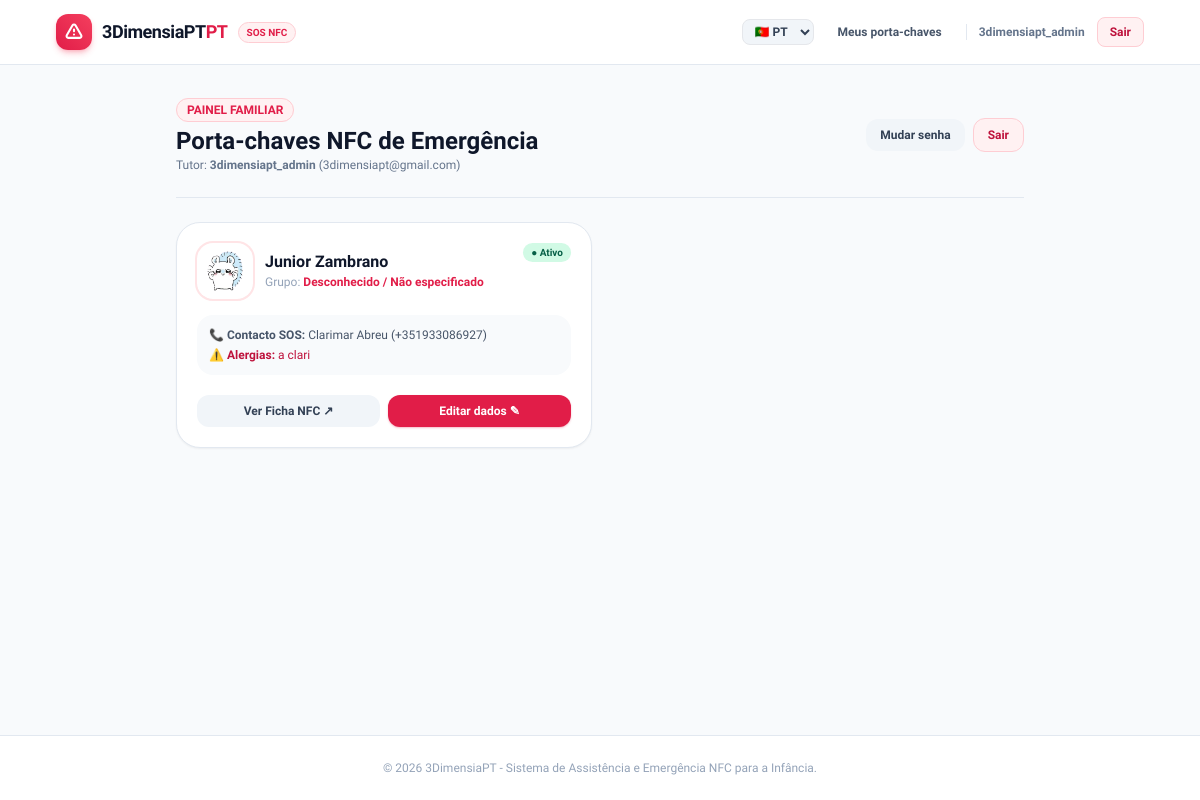
The app's page /pt/mis-llaveros/ (signed in), older data.
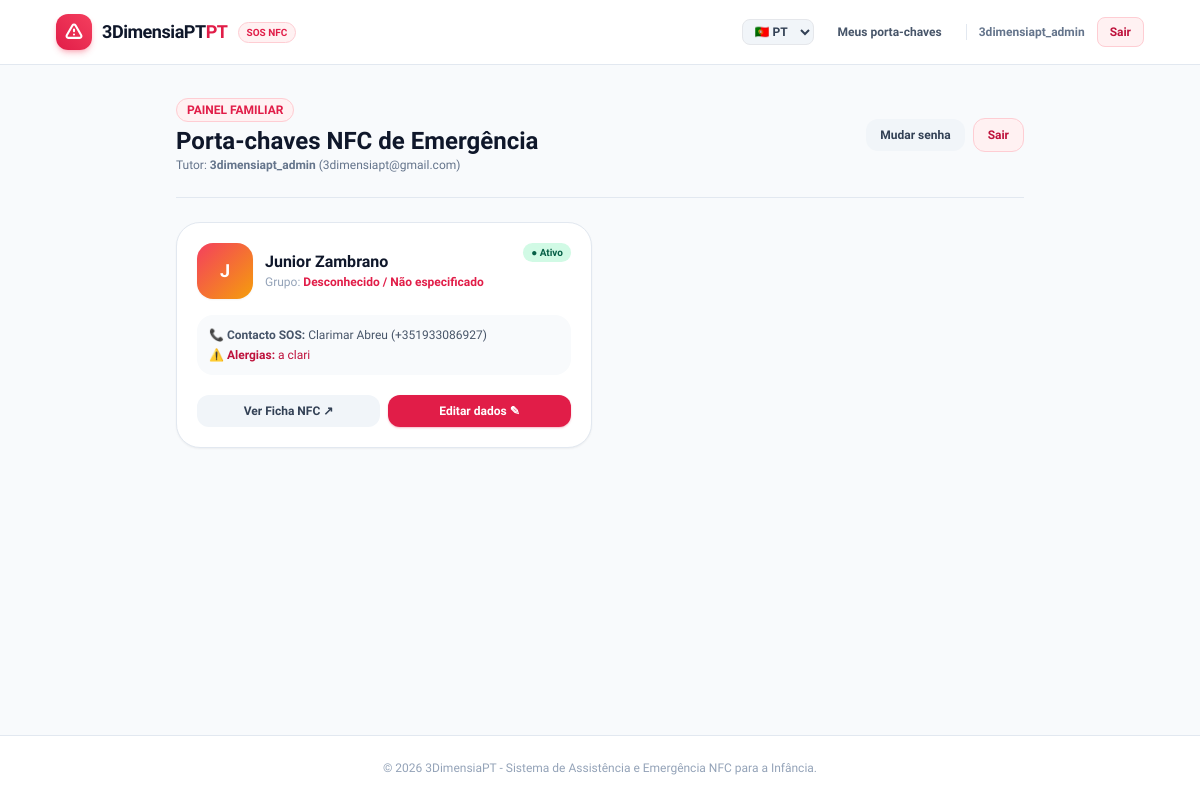
The same page, newer data.
### emergencias/models.py (models this page shows, shortened)
class LlaveroNFC(models.Model):
    class GrupoSanguineo(models.TextChoices):
        A_POSITIVO = 'A+', _('A Positivo (A+)')
        A_NEGATIVO = 'A-', _('A Negativo (A-)')
        B_POSITIVO = 'B+', _('B Positivo (B+)')
        B_NEGATIVO = 'B-', _('B Negativo (B-)')
        AB_POSITIVO = 'AB+', _('AB Positivo (AB+)')
        AB_NEGATIVO = 'AB-', _('AB Negativo (AB-)')
        O_POSITIVO = 'O+', _('O Positivo (O+)')
        O_NEGATIVO = 'O-', _('O Negativo (O-)')
        DESCONOCIDO = 'DESC', _('Desconhecido / Não especificado')
    id = models.UUIDField(
        primary_key=True,
        default=uuid.uuid4,
        editable=False,
        unique=True,
        help_text="Identificador único e não previsível gravado na memória do chip NFC."
    )
    padre = models.ForeignKey(
        settings.AUTH_USER_MODEL,
        on_delete=models.CASCADE,
        related_name='llaveros_nfc',
        verbose_name=_("Pai/Mãe ou Tutor"),
        help_text=_("Usuário registrado com permissões exclusivas de edição para esta ficha.")
    )
    nombre_menor = models.CharField(
        max_length=60,
        verbose_name=_("Nome do Menino/a"),
        help_text=_("Ex: Tiago")
    )
    apellidos_menor = models.CharField(
        max_length=100,
        verbose_name=_("Apellidos do Menino/a"),
        help_text=_("Ex: Pereira Silva")
    )
    fecha_nacimiento = models.DateField(
        null=True,
        blank=True,
        verbose_name=_("Data de nascimento")
    )
    foto = models.ImageField(
        upload_to='llaveros/avatares/',
        null=True,
        blank=True,
        verbose_name=_("Foto do Menino/a para identificação"),
        help_text=_("Foto clara do rosto para identificação rápida em caso de perda.")
    )
    validador_telefono = RegexValidator(
        regex=r'^\+?1?\d{9,15}$',
        message=_("O número de telefone deve ter um formato internacional válido (por exemplo: +351912345678 ou 912345678).")
    )
    nombre_contacto_1 = models.CharField(
        max_length=80,
        verbose_name=_("Nome do Contato de Emergência"),
        help_text=_("Ex: Mãe (Laura Pereira)")
    )
    parentesco_contacto_1 = models.CharField(
        max_length=40,
        default="Mãe",
        verbose_name=_("Parentesco do Contato 1")
    )
    telefono_contacto_1 = models.CharField(
        validators=[validador_telefono],
        max_length=20,
        verbose_name=_("Telefone de Emergência"),
        help_text=_("Número ao qual o botão de emergência principal ligará.")
    )
    nombre_contacto_2 = models.CharField(
        max_length=80,
        blank=True,
        null=True,
        verbose_name=_("Nome do Contato de Emergência 2"),
        help_text=_("Ex: Pai (Carlos Pereira) ou Avós")
    )
    parentesco_contacto_2 = models.CharField(
        max_length=40,
        blank=True,
        null=True,
        verbose_name=_("Parentesco do Contato 2")
    )
    telefono_contacto_2 = models.CharField(
        validators=[validador_telefono],
        max_length=20,
        blank=True,
        null=True,
        verbose_name=_("Telefone de Emergência 2")
    )
    grupo_sanguineo = models.CharField(
        max_length=5,
        choices=GrupoSanguineo.choices,
        default=GrupoSanguineo.DESCONOCIDO,
        verbose_name=_("Grupo Sanguíneo")
    )
    alergias_graves = models.TextField(
        blank=True,
        verbose_name=_("Alergias Críticas"),
        help_text=_("Alergias a alimentos, medicamentos e picadas (por exemplo: amendoins, penicilina, látex).")
    )
    enfermedades_condiciones = models.TextField(
        blank=True,
        verbose_name=_("Condições Médicas"),
        help_text=_("Ex: Asma, Diabetes Tipo 1, Epilepsia, Autismo / TEA (não verbal).")
    )
    medicacion_urgencia = models.CharField(
        max_length=255,
        blank=True,
        verbose_name=_("Medicação de Urgência / Localização"),
        help_text=_("Ex.: Leva o autoinjetor de adrenalina (Epipen) no bolso lateral da mochila.")
    )
    observaciones_medicas = models.TextField(
        blank=True,
        verbose_name=_("Instruções Adicionais"),
        help_text=_("Qualquer indicação crucial para os socorristas ou quem encontrar a criança.")
    )
    codigo_chip_fisico = models.CharField(
        max_length=50,
        blank=True,
        null=True,
        verbose_name=_("UID do Chip NFC Físico"),
        help_text=_("Identificador de fábrica do chip NTAG213/215/216 (opcional para controle de estoque).")
    )
    esta_activo = models.BooleanField(
        default=True,
        verbose_name=_("Porta-chaves Ativo"),
        help_text=_("Se desativar, a ficha pública mostrará um aviso de porta-chaves desabilitado.")
    )
    contador_escaneos = models.PositiveIntegerField(
        default=0,
        verbose_name=_("Total de Escaneamentos NFC")
    )
    ultimo_escaneo = models.DateTimeField(
        null=True,
        blank=True,
        verbose_name=_("Último Escaneamento Registrado")
    )
    fecha_creacion = models.DateTimeField(auto_now_add=True)
    fecha_actualizacion = models.DateTimeField(auto_now=True)
    class Meta:
        verbose_name = "Porta-chaves NFC"
        verbose_name_plural = "Porta-chaves NFC"
        ordering = ['-fecha_creacion']

### cuentas/views.py (the view)
# urls.py: path('mis-llaveros/', views.mis_llaveros_view, name='mis_llaveros'),
@login_required
def mis_llaveros_view(request):
    llaveros = LlaveroNFC.objects.filter(padre=request.user).order_by('-fecha_creacion')
    context = {
        'llaveros': llaveros,
        'total_escaneos': sum(l.contador_escaneos for l in llaveros),
    }
    return render(request, 'cuentas/mis_llaveros.html', context)

### cuentas/templates/cuentas/mis_llaveros.html (shortened to what the changed rows need)
{% extends "base.html" %}
{% load static %}
{% load i18n %}
{% block content %}
<div class="max-w-4xl mx-auto py-8 px-4 sm:px-6">
    <div class="flex flex-col sm:flex-row sm:items-center justify-between gap-4 pb-6 border-b border-slate-200">
        <div>
            <h1 class="text-2xl font-black text-slate-900 mt-1">{% translate "Porta-chaves NFC de Emergência" %}</h1>
        </div>
    </div>
    <div class="mt-6 grid grid-cols-1 md:grid-cols-2 gap-4">
        {% for llavero in llaveros %}
            <div class="bg-white rounded-3xl p-5 border border-slate-200 shadow-sm hover:shadow-md transition space-y-4">
                <div class="flex items-start justify-between">
                    <div class="flex items-center space-x-3">
                        {% if llavero.foto %}
                            <img src="{{ llavero.foto.url }}" alt="{{ llavero.nombre_menor }}" class="w-14 h-14 rounded-2xl object-cover ring-2 ring-rose-100 shadow-sm">
                        {% else %}
                            <div class="w-14 h-14 rounded-2xl bg-gradient-to-br from-rose-500 to-amber-500 text-white font-black text-lg flex items-center justify-center shadow-sm">
                                {{ llavero.nombre_menor|slice:":1" }}
                            </div>
                        {% endif %}
                        <div>
                            <h2 class="text-base font-black text-slate-900 leading-tight">
                                {{ llavero.nombre_menor }} {{ llavero.apellidos_menor }}
                            </h2>
                            <p class="text-xs text-slate-400 mt-0.5">{% translate "Grupo:" %} <span class="font-bold text-rose-600">{{ llavero.get_grupo_sanguineo_display }}</span></p>
                        </div>
                    </div>
                    <span class="inline-flex items-center px-2 py-0.5 rounded-full text-[10px] font-bold {% if llavero.esta_activo %}bg-emerald-100 text-emerald-800{% else %}bg-rose-100 text-rose-800{% endif %}">
                        {% if llavero.esta_activo %}● {% translate "Ativo" %} {% else %}○ {% translate "Inativo" %} {% endif %}
                    </span>
                </div>
                <div class="bg-slate-50 rounded-2xl p-3 text-xs space-y-1 text-slate-600">
                    <p>📞 <strong>{% translate "Contacto SOS" %}:</strong> {{ llavero.nombre_contacto_1 }} ({{ llavero.telefono_contacto_1 }})</p>
                    {% if llavero.alergias_graves %}
                        <p class="text-rose-700">⚠️ <strong>{% translate "Alergias" %}:</strong> {{ llavero.alergias_graves|truncatechars:45 }}</p>
                    {% endif %}
                </div>
                <div class="grid grid-cols-2 gap-2 pt-1">
                    <a href="{% url 'ficha_publica' uuid=llavero.id %}" target="_blank" class="py-2 px-3 text-center bg-slate-100 hover:bg-slate-200 text-slate-700 font-bold text-xs rounded-xl transition">
                        {% translate "Ver Ficha NFC" %} ↗
                    </a>
                    <a href="{% url 'editar_ficha' uuid=llavero.id %}" class="py-2 px-3 text-center bg-rose-600 hover:bg-rose-700 text-white font-bold text-xs rounded-xl shadow-sm shadow-rose-600/30 transition">
                        {% translate "Editar dados" %} ✎
                    </a>
                </div>
            </div>
        {% endfor %}
    </div>
</div>
{% endblock %}

Row changes from the older to the newer data that the page shows:
changed LlaveroNFC "Junior": nombre_menor (not shown) → "J"; foto: picture removed
